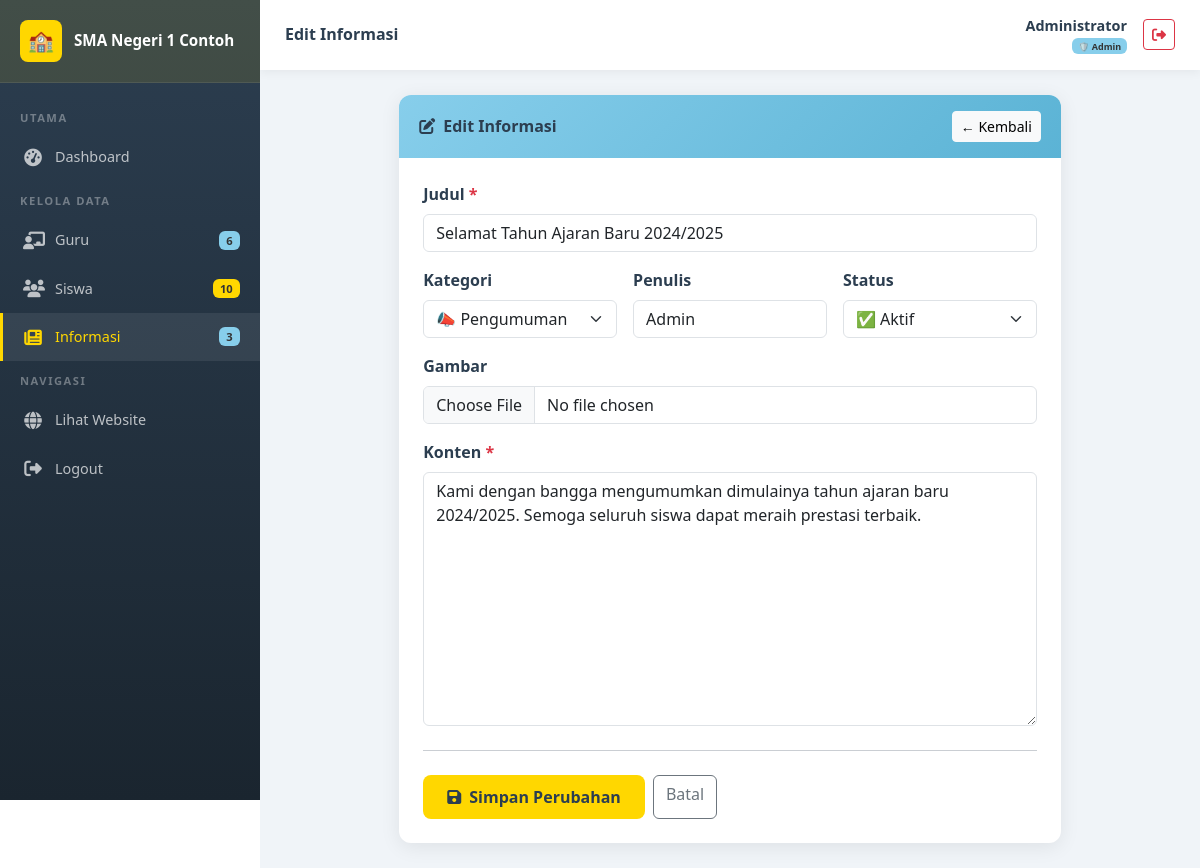
The page /admin/informasi/edit.php?id=1 (signed in) on the database its author committed.
### tables this page shows
CREATE TABLE IF NOT EXISTS pengaturan (
    id INT AUTO_INCREMENT PRIMARY KEY,
    kunci VARCHAR(50) NOT NULL UNIQUE,
    nilai TEXT,
    keterangan VARCHAR(200)
);

CREATE TABLE IF NOT EXISTS informasi (
    id INT AUTO_INCREMENT PRIMARY KEY,
    judul VARCHAR(200) NOT NULL,
    konten TEXT NOT NULL,
    kategori ENUM('berita', 'pengumuman') NOT NULL DEFAULT 'berita',
    gambar VARCHAR(255) DEFAULT NULL,
    penulis VARCHAR(100) DEFAULT NULL,
    status ENUM('aktif', 'nonaktif') NOT NULL DEFAULT 'aktif',
    created_at TIMESTAMP DEFAULT CURRENT_TIMESTAMP,
    updated_at TIMESTAMP DEFAULT CURRENT_TIMESTAMP ON UPDATE CURRENT_TIMESTAMP
);

### koneksi.php (called while the page is built, shortened)
<?php
function escape($koneksi, $data) {
    return mysqli_real_escape_string($koneksi, trim($data));
}
function getSetting($koneksi, $kunci) {
    $kunci = escape($koneksi, $kunci);
    $result = mysqli_query($koneksi, "SELECT nilai FROM pengaturan WHERE kunci='$kunci'");
    if ($row = mysqli_fetch_assoc($result)) {
        return $row['nilai'];
    }
    return '';
}

### admin/informasi/edit.php (the view, shortened to what this page needs)
<?php
$judul_halaman = 'Edit Informasi';
$halaman_admin = 'informasi';
require_once __DIR__ . '/../includes/admin_header.php';
$id = (int)($_GET['id'] ?? 0);
$result = mysqli_query($koneksi, "SELECT * FROM informasi WHERE id=$id");
$info = mysqli_fetch_assoc($result);
?>
<div class="row justify-content-center">
<div class="col-lg-9">
<div class="card-admin">
    <div class="card-header-admin">
        <h5><i class="fas fa-edit me-2"></i>Edit Informasi</h5>
        <a href="./" class="btn btn-sm btn-light">← Kembali</a>
    </div>
    <div class="p-4">
        <form method="POST" enctype="multipart/form-data">
            <div class="row g-3">
                <div class="col-12">
                    <label class="form-label fw-semibold">Judul <span class="text-danger">*</span></label>
                    <input type="text" name="judul" class="form-control" value="<?= htmlspecialchars($info['judul']) ?>" required>
                </div>
                <div class="col-md-4">
                    <label class="form-label fw-semibold">Kategori</label>
                    <select name="kategori" class="form-select">
                        <option value="pengumuman" <?= $info['kategori']==='pengumuman'?'selected':'' ?>>📣 Pengumuman</option>
                    </select>
                </div>
                <div class="col-md-4">
                    <label class="form-label fw-semibold">Penulis</label>
                    <input type="text" name="penulis" class="form-control" value="<?= htmlspecialchars($info['penulis'] ?? '') ?>">
                </div>
                <div class="col-md-4">
                    <label class="form-label fw-semibold">Status</label>
                    <select name="status" class="form-select">
                        <option value="aktif" <?= $info['status']==='aktif'?'selected':'' ?>>✅ Aktif</option>
                    </select>
                </div>
                <div class="col-12">
                    <label class="form-label fw-semibold">Gambar</label>
                    <input type="file" name="gambar" class="form-control" accept="image/*">
                </div>
                <div class="col-12">
                    <label class="form-label fw-semibold">Konten <span class="text-danger">*</span></label>
                    <textarea name="konten" class="form-control" rows="10" required><?= htmlspecialchars($info['konten']) ?></textarea>
                </div>
            </div>
            <hr class="my-4">
            <div class="d-flex gap-2">
                <button type="submit" class="btn-kuning btn"><i class="fas fa-save me-2"></i>Simpan Perubahan</button>
                <a href="./" class="btn btn-outline-secondary">Batal</a>
            </div>
        </form>
    </div>
</div>
</div>
</div>
<?php require_once __DIR__ . '/../includes/admin_footer.php'; ?>

### admin/includes/admin_header.php (shortened to what this page needs)
<?php
require_once __DIR__ . '/../../koneksi.php';
$nama_sekolah = getSetting($koneksi, 'nama_sekolah');
$role = $_SESSION['role'];
$halaman_admin = $halaman_admin ?? '';
$total_guru = mysqli_fetch_assoc(mysqli_query($koneksi, "SELECT COUNT(*) as t FROM guru"))['t'];
$total_siswa = mysqli_fetch_assoc(mysqli_query($koneksi, "SELECT COUNT(*) as t FROM siswa"))['t'];
$total_info = mysqli_fetch_assoc(mysqli_query($koneksi, "SELECT COUNT(*) as t FROM informasi"))['t'];
?>
<!DOCTYPE html>
<html lang="id">
<head>
    <link rel="stylesheet" href="https://cdn.jsdelivr.net/npm/bootstrap@5.3.2/dist/css/bootstrap.min.css">
    <link rel="stylesheet" href="https://cdnjs.cloudflare.com/ajax/libs/font-awesome/6.5.0/css/all.min.css">
    <link rel="stylesheet" href="<?= BASE_URL ?>assets/css/style.css">
</head>
<body>
<div class="admin-sidebar" id="sidebar">
    <div class="sidebar-brand">
        <div class="brand-icon">🏫</div>
        <span><?= htmlspecialchars(substr($nama_sekolah, 0, 30)) ?></span>
    </div>
    <div class="nav-menu">
        <div class="nav-section">Utama</div>
        <div class="nav-item">
            <a href="<?= BASE_URL ?>admin/dashboard.php" class="<?= $halaman_admin==='dashboard'?'active':'' ?>">
                <span class="nav-icon"><i class="fas fa-tachometer-alt"></i></span> Dashboard
            </a>
        </div>
        <div class="nav-section">Kelola Data</div>
        <div class="nav-item">
            <a href="<?= BASE_URL ?>admin/guru/" class="<?= $halaman_admin==='guru'?'active':'' ?>">
                <span class="nav-icon"><i class="fas fa-chalkboard-teacher"></i></span> Guru
                <span class="ms-auto badge" style="background:var(--biru-muda);color:#333;font-size:0.7rem;"><?= $total_guru ?></span>
            </a>
        </div>
        <div class="nav-item">
            <a href="<?= BASE_URL ?>admin/siswa/" class="<?= $halaman_admin==='siswa'?'active':'' ?>">
                <span class="nav-icon"><i class="fas fa-users"></i></span> Siswa
                <span class="ms-auto badge" style="background:var(--kuning);color:#333;font-size:0.7rem;"><?= $total_siswa ?></span>
            </a>
        </div>
        <div class="nav-item">
            <a href="<?= BASE_URL ?>admin/informasi/" class="<?= $halaman_admin==='informasi'?'active':'' ?>">
                <span class="nav-icon"><i class="fas fa-newspaper"></i></span> Informasi
                <span class="ms-auto badge" style="background:var(--biru-muda);color:#333;font-size:0.7rem;"><?= $total_info ?></span>
            </a>
        </div>
        <div class="nav-section">Navigasi</div>
        <div class="nav-item">
            <a href="<?= BASE_URL ?>index.php" target="_blank">
                <span class="nav-icon"><i class="fas fa-globe"></i></span> Lihat Website
            </a>
        </div>
        <div class="nav-item">
            <a href="<?= BASE_URL ?>admin/logout.php">
                <span class="nav-icon"><i class="fas fa-sign-out-alt"></i></span> Logout
            </a>
        </div>
    </div>
</div>
<div class="admin-main">
    <div class="admin-topbar">
        <div class="d-flex align-items-center gap-3">
            <div>
                <h6 class="mb-0 fw-bold"><?= $judul_halaman ?? 'Dashboard' ?></h6>
            </div>
        </div>
        <div class="d-flex align-items-center gap-3">
            <div class="text-end d-none d-sm-block">
                <div class="fw-semibold" style="font-size:0.9rem;"><?= htmlspecialchars($_SESSION['nama_lengkap']) ?></div>
                <div class="text-muted" style="font-size:0.75rem;">
                    <?php if ($role === 'superadmin'): ?>
                    <span class="badge" style="background:var(--kuning);color:#333;">⭐ Super Admin</span>
                    <?php else: ?>
                    <span class="badge" style="background:var(--biru-muda);color:#333;">🛡️ Admin</span>
                    <?php endif; ?>
                </div>
            </div>
            <a href="logout.php" class="btn btn-sm btn-outline-danger"><i class="fas fa-sign-out-alt"></i></a>
        </div>
    </div>
    <div class="admin-content">

### assets/css/style.css (style rules this page uses)
:root { --kuning: #FFD700; --kuning-dark: #e6c200; --kuning-light: #fff8cc; --biru-muda: #87CEEB; --biru-dark: #5bb3d5; --biru-light: #e8f6fc; --putih: #FFFFFF; --abu: #f8f9fa; --teks-gelap: #2c3e50; --teks-abu: #6c757d; --shadow: 0 4px 20px rgba(0,0,0,0.08); --shadow-hover: 0 8px 30px rgba(0,0,0,0.15); --radius: 12px; --radius-sm: 8px; --transition: all 0.3s ease; }
* { box-sizing: border-box; }
body { font-family: 'Segoe UI', Tahoma, Geneva, Verdana, sans-serif; color: var(--teks-gelap); background: var(--putih); }
a { text-decoration: none; transition: var(--transition); }
.btn-kuning { background: var(--kuning); color: var(--teks-gelap); border: none; font-weight: 600; padding: 10px 24px; border-radius: var(--radius-sm); transition: var(--transition); }
.admin-sidebar { width: 260px; min-height: 100vh; background: linear-gradient(180deg, var(--teks-gelap) 0%, #1a252f 100%); position: fixed; left: 0; top: 0; z-index: 100; transition: var(--transition); overflow-y: auto; }
.admin-sidebar .sidebar-brand { background: rgba(255,215,0,0.1); padding: 20px; border-bottom: 1px solid rgba(255,255,255,0.08); display: flex; align-items: center; gap: 12px; }
.admin-sidebar .sidebar-brand .brand-icon { width: 42px; height: 42px; background: var(--kuning); border-radius: var(--radius-sm); display: flex; align-items: center; justify-content: center; font-size: 1.3rem; flex-shrink: 0; }
.admin-sidebar .sidebar-brand span { color: var(--putih); font-weight: 700; font-size: 0.95rem; line-height: 1.3; }
.admin-sidebar .nav-menu { padding: 15px 0; }
.admin-sidebar .nav-section { font-size: 0.7rem; text-transform: uppercase; color: rgba(255,255,255,0.35); padding: 12px 20px 6px; letter-spacing: 1.5px; font-weight: 600; }
.admin-sidebar .nav-item a { display: flex; align-items: center; gap: 12px; padding: 11px 20px; color: rgba(255,255,255,0.7); font-weight: 500; font-size: 0.9rem; transition: var(--transition); border-left: 3px solid transparent; }
.admin-sidebar .nav-item a:hover, .admin-sidebar .nav-item a.active { background: rgba(255,255,255,0.08); color: var(--kuning); border-left-color: var(--kuning); }
.admin-sidebar .nav-item a .nav-icon { font-size: 1.1rem; width: 20px; text-align: center; }
.admin-main { margin-left: 260px; min-height: 100vh; background: #f0f4f8; transition: var(--transition); }
.admin-topbar { background: var(--putih); padding: 15px 25px; box-shadow: 0 2px 10px rgba(0,0,0,0.06); display: flex; align-items: center; justify-content: space-between; position: sticky; top: 0; z-index: 99; }
.admin-content { padding: 25px; }
.card-admin { background: var(--putih); border-radius: var(--radius); box-shadow: var(--shadow); overflow: hidden; }
.card-admin .card-header-admin { background: linear-gradient(135deg, var(--biru-muda), var(--biru-dark)); padding: 16px 20px; display: flex; align-items: center; justify-content: space-between; }
.card-admin .card-header-admin h5 { color: var(--teks-gelap); font-weight: 700; margin: 0; font-size: 1rem; }

### rows shown on the page
pengaturan: nilai "SMA Negeri 1 Contoh"
informasi: judul "Selamat Tahun Ajaran Baru 2024/2025", kategori "📣 Pengumuman", penulis "Admin", status "✅ Aktif", konten "Kami dengan bangga mengumumkan dimulainya tahun ajaran baru 2024/2025. Semoga seluruh siswa dapat meraih prestasi terbaik."

### other values the page prints
$total_guru "6"
$total_siswa "10"
$total_info "3"
$judul_halaman "Edit Informasi"
$_SESSION['nama_lengkap'] "Administrator"
